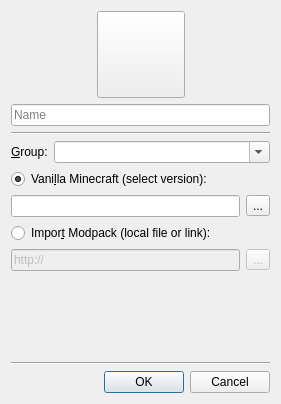
<?xml version="1.0" encoding="UTF-8"?>
<ui version="4.0">
 <class>NewInstanceDialog</class>
 <widget class="QDialog" name="NewInstanceDialog">
  <property name="windowModality">
   <enum>Qt::ApplicationModal</enum>
  </property>
  <property name="geometry">
   <rect>
    <x>0</x>
    <y>0</y>
    <width>281</width>
    <height>404</height>
   </rect>
  </property>
  <property name="windowTitle">
   <string>New Instance</string>
  </property>
  <property name="windowIcon">
   <iconset>
    <normaloff>:/icons/toolbar/new</normaloff>:/icons/toolbar/new</iconset>
  </property>
  <property name="modal">
   <bool>true</bool>
  </property>
  <layout class="QVBoxLayout" name="verticalLayout">
   <item>
    <layout class="QHBoxLayout" name="iconBtnLayout">
     <item>
      <spacer name="iconBtnLeftSpacer">
       <property name="orientation">
        <enum>Qt::Horizontal</enum>
       </property>
       <property name="sizeHint" stdset="0">
        <size>
         <width>40</width>
         <height>20</height>
        </size>
       </property>
      </spacer>
     </item>
     <item>
      <widget class="QToolButton" name="iconButton">
       <property name="iconSize">
        <size>
         <width>80</width>
         <height>80</height>
        </size>
       </property>
      </widget>
     </item>
     <item>
      <spacer name="iconBtnRightSpacer">
       <property name="orientation">
        <enum>Qt::Horizontal</enum>
       </property>
       <property name="sizeHint" stdset="0">
        <size>
         <width>40</width>
         <height>20</height>
        </size>
       </property>
      </spacer>
     </item>
    </layout>
   </item>
   <item>
    <widget class="QLineEdit" name="instNameTextBox">
     <property name="placeholderText">
      <string>Name</string>
     </property>
    </widget>
   </item>
   <item>
    <widget class="Line" name="line">
     <property name="orientation">
      <enum>Qt::Horizontal</enum>
     </property>
    </widget>
   </item>
   <item>
    <layout class="QHBoxLayout" name="horizontalLayout">
     <item>
      <widget class="QLabel" name="labelVersion_3">
       <property name="text">
        <string>&amp;Group:</string>
       </property>
       <property name="buddy">
        <cstring>groupBox</cstring>
       </property>
      </widget>
     </item>
     <item>
      <widget class="QComboBox" name="groupBox">
       <property name="sizePolicy">
        <sizepolicy hsizetype="Expanding" vsizetype="Fixed">
         <horstretch>0</horstretch>
         <verstretch>0</verstretch>
        </sizepolicy>
       </property>
       <property name="editable">
        <bool>true</bool>
       </property>
      </widget>
     </item>
    </layout>
   </item>
   <item>
    <layout class="QGridLayout" name="gridLayout">
     <item row="4" column="2">
      <widget class="QToolButton" name="modpackBtn">
       <property name="enabled">
        <bool>false</bool>
       </property>
       <property name="text">
        <string notr="true">...</string>
       </property>
      </widget>
     </item>
     <item row="4" column="0" colspan="2">
      <widget class="FocusLineEdit" name="modpackEdit">
       <property name="enabled">
        <bool>false</bool>
       </property>
       <property name="text">
        <string notr="true">http://</string>
       </property>
      </widget>
     </item>
     <item row="2" column="0" colspan="2">
      <widget class="QLineEdit" name="versionTextBox">
       <property name="readOnly">
        <bool>true</bool>
       </property>
      </widget>
     </item>
     <item row="2" column="2">
      <widget class="QToolButton" name="btnChangeVersion">
       <property name="text">
        <string notr="true">...</string>
       </property>
      </widget>
     </item>
     <item row="3" column="0" colspan="3">
      <widget class="QRadioButton" name="modpackBox">
       <property name="text">
        <string>Impor&amp;t Modpack (local file or link):</string>
       </property>
      </widget>
     </item>
     <item row="1" column="0" colspan="3">
      <widget class="QRadioButton" name="versionBox">
       <property name="text">
        <string>Vani&amp;lla Minecraft (select version):</string>
       </property>
       <property name="checked">
        <bool>true</bool>
       </property>
      </widget>
     </item>
    </layout>
   </item>
   <item>
    <spacer name="verticalSpacer">
     <property name="orientation">
      <enum>Qt::Vertical</enum>
     </property>
     <property name="sizeHint" stdset="0">
      <size>
       <width>20</width>
       <height>40</height>
      </size>
     </property>
    </spacer>
   </item>
   <item>
    <widget class="Line" name="line_2">
     <property name="orientation">
      <enum>Qt::Horizontal</enum>
     </property>
    </widget>
   </item>
   <item>
    <widget class="QDialogButtonBox" name="buttonBox">
     <property name="orientation">
      <enum>Qt::Horizontal</enum>
     </property>
     <property name="standardButtons">
      <set>QDialogButtonBox::Cancel|QDialogButtonBox::Ok</set>
     </property>
    </widget>
   </item>
  </layout>
 </widget>
 <customwidgets>
  <customwidget>
   <class>FocusLineEdit</class>
   <extends>QLineEdit</extends>
   <header>widgets/FocusLineEdit.h</header>
  </customwidget>
 </customwidgets>
 <tabstops>
  <tabstop>instNameTextBox</tabstop>
  <tabstop>groupBox</tabstop>
  <tabstop>versionBox</tabstop>
  <tabstop>versionTextBox</tabstop>
  <tabstop>btnChangeVersion</tabstop>
  <tabstop>modpackBox</tabstop>
  <tabstop>modpackEdit</tabstop>
  <tabstop>modpackBtn</tabstop>
  <tabstop>iconButton</tabstop>
 </tabstops>
 <resources/>
 <connections>
  <connection>
   <sender>buttonBox</sender>
   <signal>accepted()</signal>
   <receiver>NewInstanceDialog</receiver>
   <slot>accept()</slot>
   <hints>
    <hint type="sourcelabel">
     <x>257</x>
     <y>333</y>
    </hint>
    <hint type="destinationlabel">
     <x>157</x>
     <y>274</y>
    </hint>
   </hints>
  </connection>
  <connection>
   <sender>buttonBox</sender>
   <signal>rejected()</signal>
   <receiver>NewInstanceDialog</receiver>
   <slot>reject()</slot>
   <hints>
    <hint type="sourcelabel">
     <x>325</x>
     <y>333</y>
    </hint>
    <hint type="destinationlabel">
     <x>286</x>
     <y>274</y>
    </hint>
   </hints>
  </connection>
  <connection>
   <sender>modpackBox</sender>
   <signal>toggled(bool)</signal>
   <receiver>modpackEdit</receiver>
   <slot>setEnabled(bool)</slot>
   <hints>
    <hint type="sourcelabel">
     <x>81</x>
     <y>229</y>
    </hint>
    <hint type="destinationlabel">
     <x>236</x>
     <y>221</y>
    </hint>
   </hints>
  </connection>
  <connection>
   <sender>modpackBox</sender>
   <signal>toggled(bool)</signal>
   <receiver>modpackBtn</receiver>
   <slot>setEnabled(bool)</slot>
   <hints>
    <hint type="sourcelabel">
     <x>129</x>
     <y>225</y>
    </hint>
    <hint type="destinationlabel">
     <x>328</x>
     <y>229</y>
    </hint>
   </hints>
  </connection>
  <connection>
   <sender>versionBox</sender>
   <signal>toggled(bool)</signal>
   <receiver>versionTextBox</receiver>
   <slot>setEnabled(bool)</slot>
   <hints>
    <hint type="sourcelabel">
     <x>93</x>
     <y>195</y>
    </hint>
    <hint type="destinationlabel">
     <x>213</x>
     <y>191</y>
    </hint>
   </hints>
  </connection>
  <connection>
   <sender>versionBox</sender>
   <signal>toggled(bool)</signal>
   <receiver>btnChangeVersion</receiver>
   <slot>setEnabled(bool)</slot>
   <hints>
    <hint type="sourcelabel">
     <x>104</x>
     <y>198</y>
    </hint>
    <hint type="destinationlabel">
     <x>322</x>
     <y>192</y>
    </hint>
   </hints>
  </connection>
 </connections>
</ui>
